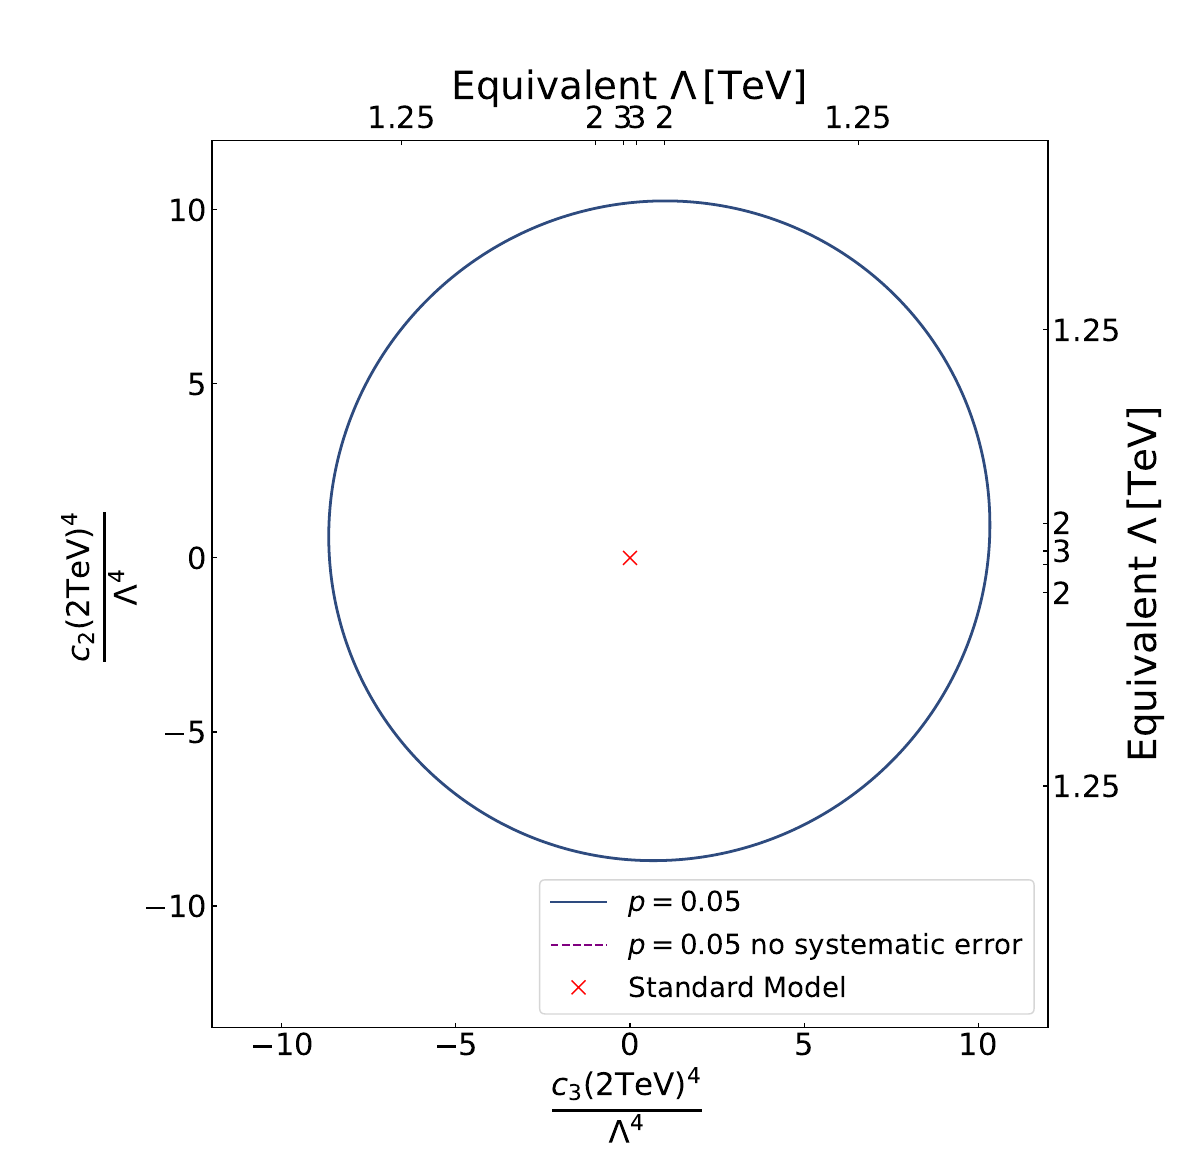

Write Python code to recreate this figure.
import matplotlib.pyplot as plt
import numpy as np
#from Figures
import sys
sys.path.insert(1, '..')

from factor_conversions import fac2lam, lam2fac
from plot_funcs import fmt

points_x_nosyst=np.load("points_x_k2_resum_nosyst.npy")
points_y_nosyst=np.load("points_y_k3_resum_nosyst.npy")
deltachisqs_all_nosyst=np.load("deltachisqs_all_resum_nosyst.npy")

points_x_syst=np.load("points_x_k2_resum_syst.npy")
points_y_syst=np.load("points_y_k3_resum_syst.npy")
deltachisqs_all_syst=np.load("deltachisqs_all_resum_syst.npy")


     

# Basic contour plot


#Set figure size (rectangular due to different ranges of x and y axes.)
fig = plt.figure(figsize=(11.8, (7/6)*11), dpi=100)
border=0.12
ax = fig.add_axes([0.8/11.8 + border*(11/11.8), border, (11/11.8)*(1-2*border), 1-2*border])


secax = ax.secondary_xaxis('top', functions=(fac2lam, lam2fac))
secax.set_xticks([-6, -5, -4, -3, 3, 4, 5, 6])
secax.set_xticklabels([6, 5, 4, 3, 3, 4, 5, 6])
secax.tick_params(which="both", labelsize=22, direction='in')
secax.set_xlabel(r'Equivalent $\Lambda\,$[TeV]', fontsize=28)

secay = ax.secondary_yaxis('right', functions=(fac2lam, lam2fac))
secay.set_yticks([-6, -5, -4, -3, 3, 4, 5, 6])
secay.set_yticklabels([6, 5, 4, 3, 3, 4, 5, 6])
secay.tick_params(which="both", labelsize=22, direction='in')
secay.set_ylabel(r'Equivalent $\Lambda\,$[TeV]', fontsize=28)


#Create contour plot.

CS = ax.contour(points_x_syst, points_y_syst, deltachisqs_all_syst, levels=[3.219, 5.991, 13.816], linewidths=3)
ax.clabel(CS, CS.levels, inline=True, fmt=fmt, fontsize=16)
plt.ylabel(r"$\frac{c_2 \mathrm{(2TeV)}^4}{\Lambda^4}$", fontsize=32)
plt.xlabel(r"$\frac{c_3 \mathrm{(2TeV)}^4}{\Lambda^4}$", fontsize=32)
plt.plot(0, 0, 'x', color="r", label="Standard Model", markersize=10)
#plt.xlim(-0.225/2, 0.225/2)
#plt.ylim(-0.3/2, 0.225/2)
plt.xticks(fontsize=22)
plt.yticks(fontsize=22)
plt.legend(fontsize=20, loc="lower right")
plt.savefig("1_full_contour_plot_res_syst.pdf")



#We find from this next section of code that there is only curve at p=0.05 from the CS contour


for i, collection in enumerate(CS.collections):
    paths = collection.get_paths()  # Get all the paths for the contour level
    print(f"Contour level {CS.levels[i]}:")
    #Find the p=0.05 level
    if CS.levels[i]==5.991:
        plt.figure()
        for path in paths:
            vertices = path.vertices  # Extract the vertices of the path
            xs2=vertices[:,0]
            ys2=vertices[:,1]
            plt.plot(xs2, ys2)
            plt.savefig("2_p=0.05_paths_res_syst.pdf")






#We find from this section of code the vertices that should be used to fit the ellipse

for i, collection in enumerate(CS.collections):
    paths = collection.get_paths()  # Get all the paths for the contour level
    print(f"Contour level {CS.levels[i]}:")
    #Find the p=0.05 level
    if CS.levels[i]==5.991:
        plt.figure()
        for path in paths:
            vertices = path.vertices  # Extract the vertices of the path
            plt.plot(xs2, ys2)

            #Have to manually vary these ranges to select the correct points.

            xs2=np.concatenate((vertices[0:750,0], vertices[6400:12000,0]))
            ys2=np.concatenate((vertices[0:750,1], vertices[6400:12000,1]))
            #xs2=vertices[6400:12000,0]
            #ys2=vertices[6400:12000,1]
            
            plt.plot(xs2, ys2, "r")
            plt.savefig("3_vertices_res_syst.pdf")

fig = plt.figure(figsize=(11.8, (7/6)*11), dpi=100)
border=0.12
ax = fig.add_axes([0.8/11.8 + border*(11/11.8), border, (11/11.8)*(1-2*border), 1-2*border])


secax = ax.secondary_xaxis('top', functions=(fac2lam, lam2fac))
secax.set_xticks([-6, -5, -4, -3, 3, 4, 5, 6])
secax.set_xticklabels([6, 5, 4, 3, 3, 4, 5, 6])
secax.tick_params(which="both", labelsize=22, direction='in')
secax.set_xlabel(r'Equivalent $\Lambda\,$[TeV]', fontsize=28)

secay = ax.secondary_yaxis('right', functions=(fac2lam, lam2fac))
secay.set_yticks([-6, -5, -4, -3, 3, 4, 5, 6])
secay.set_yticklabels([6, 5, 4, 3, 3, 4, 5, 6])
secay.tick_params(which="both", labelsize=22, direction='in')
secay.set_ylabel(r'Equivalent $\Lambda\,$[TeV]', fontsize=28)

ax.tick_params(which="both", labelsize=13, direction='in')

CS = ax.contour(points_x_nosyst, points_y_nosyst, deltachisqs_all_nosyst, levels=[3.219, 5.991, 13.816], linewidths=3)
ax.clabel(CS, CS.levels, inline=True, fmt=fmt, fontsize=16)
plt.ylabel(r"$\frac{c_2 \mathrm{(2TeV)}^4}{\Lambda^4}$", fontsize=32)
plt.xlabel(r"$\frac{c_3 \mathrm{(2TeV)}^4}{\Lambda^4}$", fontsize=32)
plt.plot(0, 0, 'x', color="r", label="Standard Model", markersize=10)
#plt.xlim(-0.225/2, 0.225/2)
#plt.ylim(-0.3/2, 0.225/2)
plt.xticks(fontsize=22)
plt.yticks(fontsize=22)
plt.legend(fontsize=20, loc="lower right")
plt.savefig("1_full_contour_plot_res_nosyst.pdf")



#We find from this next section of code that there is only curve at p=0.05 from the CS contour


for i, collection in enumerate(CS.collections):
    paths = collection.get_paths()  # Get all the paths for the contour level
    print(f"Contour level {CS.levels[i]}:")
    #Find the p=0.05 level
    if CS.levels[i]==5.991:
        plt.figure()
        for path in paths:
            vertices = path.vertices  # Extract the vertices of the path
            xs1=vertices[:,0]
            ys1=vertices[:,1]
            plt.plot(xs1, ys1)
            plt.savefig("2_p=0.05_paths_res_nosyst.pdf")






#We find from this section of code the vertices that should be used to fit the ellipse

for i, collection in enumerate(CS.collections):
    paths = collection.get_paths()  # Get all the paths for the contour level
    print(f"Contour level {CS.levels[i]}:")
    #Find the p=0.05 level
    if CS.levels[i]==5.991:
        plt.figure()
        for path in paths:
            vertices = path.vertices  # Extract the vertices of the path
            plt.plot(xs1, ys1)

            #Have to manually vary these ranges to select the correct points.

            #Use all in this case since discontoniuties are minimal.
            #xs1=np.concatenate((vertices[100:500,0], vertices[10740:14900,0], vertices[15150:16000,0]))
            #ys1=np.concatenate((vertices[100:500,1], vertices[10740:14900,1], vertices[15150:16000,1]))
            xs1=np.concatenate((vertices[10300:14900,0], vertices[15100:16000,0]))
            ys1=np.concatenate((vertices[10300:14900,1], vertices[15100:16000,1]))
            
            
            plt.plot(xs1, ys1, "r")
            plt.savefig("3_vertices_res_nosyst.pdf")
















fig = plt.figure(figsize=(11.8, (25.5/24)*11), dpi=100)
border=0.12
ax = fig.add_axes([0.8/11.8 + border*(11/11.8), border, (11/11.8)*(1-2*border), 1-2*border])


secax = ax.secondary_xaxis('top', functions=(fac2lam, lam2fac))
secax.set_xticks([-3, -2, -1.25, 1.25, 2, 3])
secax.set_xticklabels([3, 2, 1.25, 1.25, 2, 3])
secax.tick_params(which="both", labelsize=22, direction='in')
secax.set_xlabel(r'Equivalent $\Lambda\,$[TeV]', fontsize=28)

secay = ax.secondary_yaxis('right', functions=(fac2lam, lam2fac))
secay.set_yticks([-3, -2, -1.25, 1.25, 2, 3])
secay.set_yticklabels(["", 2, 1.25, 1.25, 2, 3])
secay.tick_params(which="both", labelsize=22, direction='in')
secay.set_ylabel(r'Equivalent $\Lambda\,$[TeV]', fontsize=28)

ax.tick_params(which="both", labelsize=13, direction='in')


A = np.column_stack((xs2**2, xs2 * ys2, ys2**2, xs2, ys2))
b = np.ones_like(xs2)
x = np.linalg.lstsq(A, b)[0].squeeze()
x_coord = np.linspace(-13,13,300)
y_coord = np.linspace(-13,13,300)
X_coord, Y_coord = np.meshgrid(x_coord, y_coord)
Z_coord = x[0] * X_coord ** 2 + x[1] * X_coord * Y_coord + x[2] * Y_coord**2 + x[3] * X_coord + x[4] * Y_coord

plt.contour(X_coord, Y_coord, Z_coord, levels=[1], colors=('#2E4B7F'), linewidths=2)
#To create legend
plt.plot(100,100, color='#2E4B7F', label=r"$p=0.05$")



A = np.column_stack((xs1**2, xs1 * ys1, ys1**2, xs1, ys1))
b = np.ones_like(xs1)
x = np.linalg.lstsq(A, b)[0].squeeze()
x_coord = np.linspace(-2,2,300)
y_coord = np.linspace(-2,2,300)
X_coord, Y_coord = np.meshgrid(x_coord, y_coord)
Z_coord = x[0] * X_coord ** 2 + x[1] * X_coord * Y_coord + x[2] * Y_coord**2 + x[3] * X_coord + x[4] * Y_coord

plt.contour(X_coord, Y_coord, Z_coord, levels=[1], colors=('purple'), linestyles="--", linewidths=2)
#To create legend
plt.plot(100,100, color='purple', linestyle="--", label=r"$p=0.05$ no systematic error")

"""

This next section of code creates orange and white exclusion stripes.

a=np.linspace(-20,20,100)

for i in range(-20, 20, 3):
    ax.fill_betweenx(a, a+(i), a+(i+1), color="orange", alpha=0.5)


from matplotlib.patches import Polygon
from matplotlib.collections import PatchCollection
polygon = Polygon(np.column_stack((xs2, ys2)), closed=True, color='white', zorder=1)
ax.add_patch(polygon)
"""




#plt.plot(100, 100, color='#2E4B7F', label=r"$p=0.05$ no jet-veto")
#plt.plot(100, 100, color='purple', linestyle="--", label=r"$p=0.05$ no systematic error, no jet-veto")
plt.ylabel(r"$\frac{c_2 \mathrm{(2TeV)}^4}{\Lambda^4}$", fontsize=32)
plt.xlabel(r"$\frac{c_3 \mathrm{(2TeV)}^4}{\Lambda^4}$", fontsize=32)
plt.plot(0, 0, 'x', color="r", label="Standard Model", markersize=10)
plt.xlim(-12, 12)
plt.ylim(-13.5, 12)
plt.xticks(fontsize=22)
plt.yticks(fontsize=22)
plt.legend(fontsize=20, loc="lower right")
plt.savefig("figure_16a.pdf")